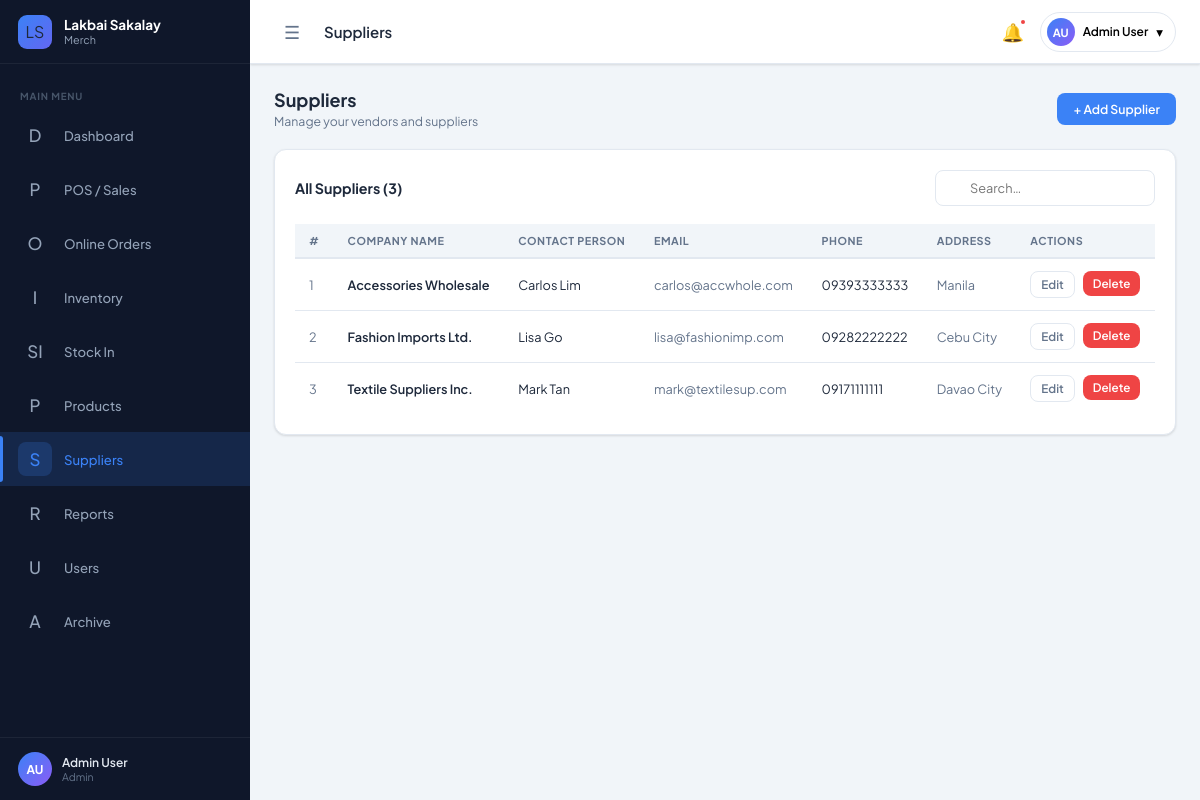
/modules/suppliers/index.php (signed in), run on the app's committed database.
### tables this page shows
CREATE TABLE IF NOT EXISTS suppliers (
  supplier_id INT UNSIGNED AUTO_INCREMENT PRIMARY KEY,
  name        VARCHAR(120) NOT NULL,
  contact     VARCHAR(80),
  email       VARCHAR(150),
  phone       VARCHAR(30),
  address     TEXT,
  created_at  DATETIME NOT NULL DEFAULT CURRENT_TIMESTAMP
);

### config/database.php (called while the page is built, shortened)
<?php
class Database {
    private static ?PDO $instance = null;
    public static function getInstance(): PDO {
        if (self::$instance === null) {
            $dsn = 'mysql:host=' . DB_HOST . ';dbname=' . DB_NAME . ';charset=utf8mb4';
            $options = [
                PDO::ATTR_ERRMODE            => PDO::ERRMODE_EXCEPTION,
                PDO::ATTR_DEFAULT_FETCH_MODE => PDO::FETCH_ASSOC,
                PDO::ATTR_EMULATE_PREPARES   => false,
            ];
            try {
                self::$instance = new PDO($dsn, DB_USER, DB_PASS, $options);
            } catch (PDOException $e) {
                die(json_encode(['error' => 'Database connection failed: ' . $e->getMessage()]));
            }
        }
        return self::$instance;
    }
}

### classes/Supplier.php (called while the page is built, shortened)
<?php
class Supplier {
    private PDO $db;
    public function __construct() {
        $this->db = Database::getInstance();
    }
    public function getAll(): array {
        return $this->db->query('SELECT * FROM suppliers WHERE archived_at IS NULL ORDER BY name')->fetchAll();
    }
}

### config/app.php (called while the page is built, shortened)
<?php
require_once BASE_PATH . '/config/database.php';
require_once BASE_PATH . '/classes/Supplier.php';
function e(mixed $val): string {
    return htmlspecialchars((string)$val, ENT_QUOTES, 'UTF-8');
}

### modules/suppliers/index.php (the view, shortened to what this page needs)
<?php
require_once __DIR__ . '/../../config/app.php';
$supplier = new Supplier();
$suppliers = $supplier->getAll();
require_once __DIR__ . '/../../includes/head.php';
require_once __DIR__ . '/../../includes/sidebar.php';
require_once __DIR__ . '/../../includes/topbar.php';
?>
<div class="page-header">
  <div><h1>Suppliers</h1><p>Manage your vendors and suppliers</p></div>
  <button class="btn btn-primary" onclick="openModal('addSupplierModal')">+ Add Supplier</button>
</div>
<div class="card">
  <div class="card-header">
    <div class="card-title">All Suppliers (<?= count($suppliers) ?>)</div>
    <div class="search-wrap" style="width:220px">
      <input type="text" id="supSearch" class="form-control" placeholder="Search…">
    </div>
  </div>
  <div class="table-wrapper">
    <table>
      <thead>
        <tr><th>#</th><th>Company Name</th><th>Contact Person</th><th>Email</th><th>Phone</th><th>Address</th><th>Actions</th></tr>
      </thead>
      <tbody id="supBody">
        <?php foreach ($suppliers as $i => $s): ?>
          <tr>
            <td class="text-muted"><?= $i + 1 ?></td>
            <td style="font-weight:600"><?= e($s['name']) ?></td>
            <td><?= e($s['contact']) ?></td>
            <td class="text-muted"><?= e($s['email']) ?></td>
            <td><?= e($s['phone']) ?></td>
            <td class="text-muted"><?= e($s['address']) ?></td>
            <td>
              <div class="d-flex gap-8">
                <button class="btn btn-ghost btn-sm"
                  onclick="openEditSupplier(<?= htmlspecialchars(json_encode($s), ENT_QUOTES) ?>)">
                   Edit
                </button>
                <form method="POST" onsubmit="event.preventDefault();confirmDelete(this)">
                  <button class="btn btn-danger btn-sm" type="submit">Delete</button>
                </form>
              </div>
            </td>
          </tr>
        <?php endforeach; ?>
      </tbody>
    </table>
  </div>
</div>
<?php require_once __DIR__ . '/../../includes/footer.php'; ?>

### assets/css/main.css (style rules this page uses)
*, *::before, *::after { box-sizing: border-box; margin: 0; padding: 0; }
:root { --sidebar-w: 250px; --sidebar-collapsed: 68px; --topbar-h: 64px; --clr-sidebar: #0f172a; --clr-sidebar-hover: #1e293b; --clr-sidebar-active: #1d4ed8; --clr-accent: #3b82f6; --clr-accent2: #6366f1; --clr-danger: #ef4444; --clr-success: #22c55e; --clr-warning: #f59e0b; --clr-info: #06b6d4; --clr-bg: #f1f5f9; --clr-white: #ffffff; --clr-text: #1e293b; --clr-text-muted:#64748b; --clr-border: #e2e8f0; --shadow-sm: 0 1px 3px rgba(0,0,0,.08), 0 1px 2px rgba(0,0,0,.05); --shadow-md: 0 4px 16px rgba(0,0,0,.08); --shadow-lg: 0 10px 40px rgba(0,0,0,.12); --radius: 12px; --radius-sm: 8px; --font: 'Plus Jakarta Sans', sans-serif; --font-mono: 'JetBrains Mono', monospace; --transition: 0.2s ease; }
html { font-size: 15px; }
body { font-family: var(--font); background: var(--clr-bg); color: var(--clr-text); min-height: 100vh; display: flex; }
button, input, select, textarea { font-family: inherit; }
.card { background: var(--clr-white); border-radius: var(--radius); box-shadow: var(--shadow-sm); border: 1px solid var(--clr-border); padding: 20px; }
.card-header { display: flex; align-items: center; justify-content: space-between; margin-bottom: 18px; }
.card-title { font-size: .95rem; font-weight: 700; }
.table-wrapper { overflow-x: auto; }
table { width: 100%; border-collapse: collapse; font-size: .85rem; }
thead th { text-align: left; padding: 10px 14px; font-size: .72rem; font-weight: 700; letter-spacing: .05em; text-transform: uppercase; color: var(--clr-text-muted); border-bottom: 2px solid var(--clr-border); background: var(--clr-bg); white-space: nowrap; }
tbody td { padding: 12px 14px; border-bottom: 1px solid var(--clr-border); color: var(--clr-text); vertical-align: middle; }
tbody tr:last-child td { border-bottom: none; }
.btn { display: inline-flex; align-items: center; gap: 6px; padding: 8px 16px; border-radius: var(--radius-sm); font-size: .82rem; font-weight: 600; border: none; cursor: pointer; transition: all var(--transition); font-family: inherit; white-space: nowrap; }
.btn-primary { background: var(--clr-accent); color: #fff; }
.btn-danger { background: var(--clr-danger); color: #fff; }
.btn-ghost { background: transparent; color: var(--clr-text-muted); border: 1px solid var(--clr-border); }
.btn-sm { padding: 5px 10px; font-size: .78rem; }
.form-control { width: 100%; padding: 9px 12px; border: 1.5px solid var(--clr-border); border-radius: var(--radius-sm); font-size: .85rem; font-family: inherit; color: var(--clr-text); background: var(--clr-white); transition: border-color var(--transition), box-shadow var(--transition); outline: none; }
.search-wrap { position: relative; }
.search-wrap .form-control { padding-left: 34px; }
.page-header { display: flex; align-items: center; justify-content: space-between; margin-bottom: 20px; }
.page-header h1 { font-size: 1.2rem; font-weight: 700; }
.page-header p { font-size: .82rem; color: var(--clr-text-muted); margin-top: 2px; }
.text-muted { color: var(--clr-text-muted); }
.d-flex { display: flex; }
.gap-8 { gap: 8px; }

### data on the page
suppliers: name "Accessories Wholesale", contact "Carlos Lim", email "carlos@accwhole.com", phone "09393333333", address "Manila"
suppliers: name "Fashion Imports Ltd.", contact "Lisa Go", email "lisa@fashionimp.com", phone "09282222222", address "Cebu City"
suppliers: name "Textile Suppliers Inc.", contact "Mark Tan", email "mark@textilesup.com", phone "09171111111", address "Davao City"

### other printed values
$item['icon'] "D"
$item['label'] "Dashboard"
$item['icon'] "P"
$item['label'] "POS / Sales"
$item['icon'] "O"
$item['label'] "Online Orders"
$item['icon'] "I"
$item['label'] "Inventory"
$item['icon'] "SI"
$item['label'] "Stock In"
$item['label'] "Products"
$item['icon'] "S"
$item['label'] "Suppliers"
$item['icon'] "R"
$item['label'] "Reports"
